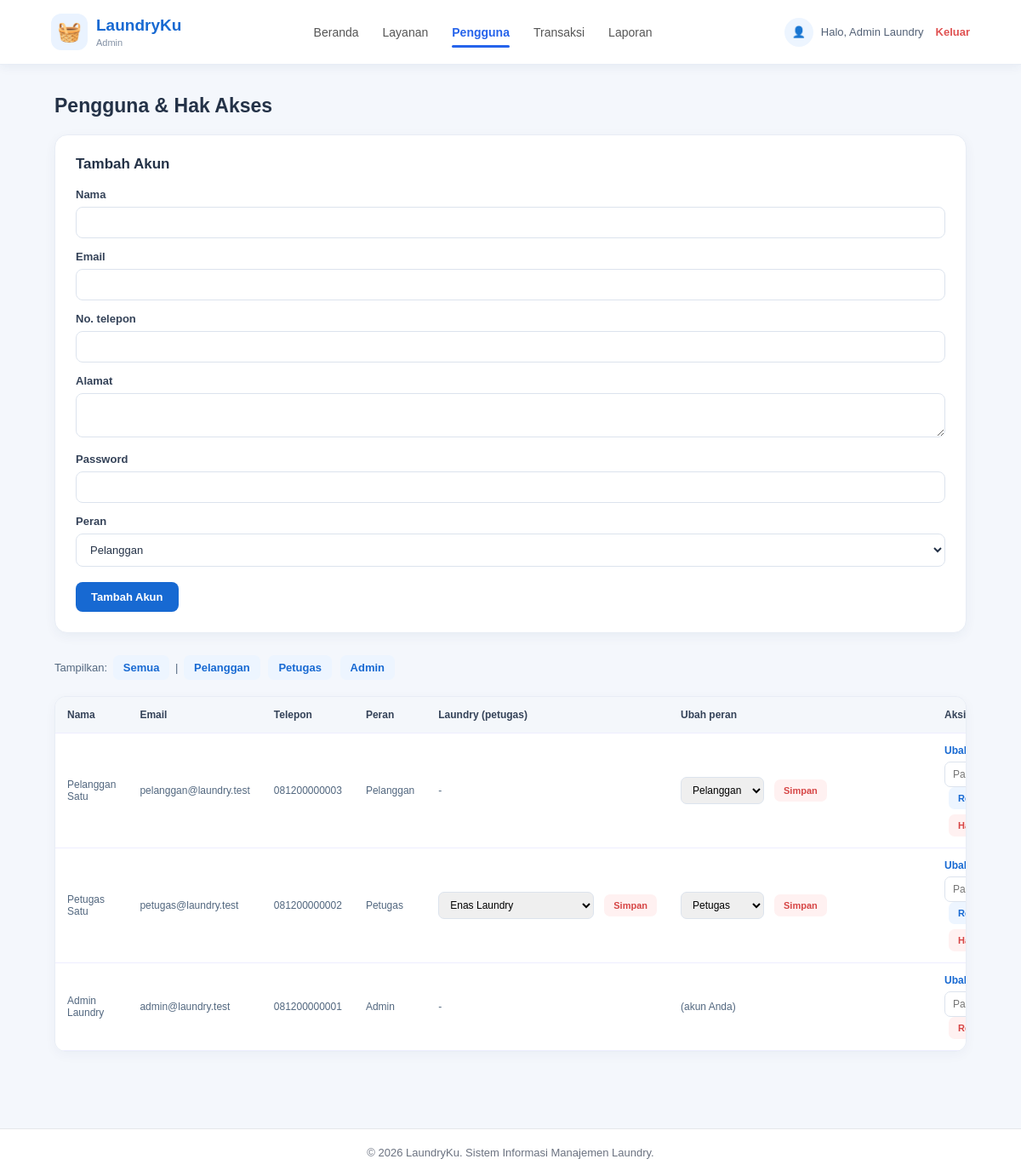
Screenshot of /admin/pengguna.php (signed in) with the database file from the repository.
### tables this page shows
CREATE TABLE tb_pengguna (
  id_pengguna INT(11) AUTO_INCREMENT PRIMARY KEY,
  nama VARCHAR(100) NOT NULL,
  email VARCHAR(100) NOT NULL UNIQUE,
  password VARCHAR(255) NOT NULL,
  no_telepon VARCHAR(15),
  alamat TEXT,
  role ENUM('pelanggan','petugas','admin') NOT NULL DEFAULT 'pelanggan',
  id_laundry INT(11) NULL COMMENT 'khusus petugas: laundry tempat bertugas',
  created_at DATETIME DEFAULT CURRENT_TIMESTAMP
);

CREATE TABLE tb_laundry (
  id_laundry INT(11) AUTO_INCREMENT PRIMARY KEY,
  nama_laundry VARCHAR(100) NOT NULL,
  latitude DECIMAL(10,6) NOT NULL,
  longitude DECIMAL(10,6) NOT NULL,
  alamat VARCHAR(255) NULL,
  kontak VARCHAR(100) NULL,
  jenis_layanan TEXT NULL,
  jam_operasional VARCHAR(100) NULL,
  keterangan TEXT NULL,
  foto_laundry VARCHAR(255) NULL,
  wilayah VARCHAR(50) NULL,
  INDEX idx_nama (nama_laundry)
);

### config/koneksi.php (called while the page is built, shortened)
<?php
function e($s) { return htmlspecialchars((string)$s, ENT_QUOTES, 'UTF-8'); }

### admin/pengguna.php (the view, shortened to what this page needs)
<?php
require_once __DIR__ . '/../config/auth.php';
$roles = ['pelanggan', 'petugas', 'admin'];
$saya = (int)$_SESSION['id_pengguna'];
$daftar_laundry = mysqli_fetch_all(mysqli_query($conn, 'SELECT id_laundry, nama_laundry FROM tb_laundry ORDER BY nama_laundry'), MYSQLI_ASSOC);
$filter = $_GET['role'] ?? '';
if (in_array($filter, $roles, true)) {
    $q = mysqli_prepare($conn, 'SELECT * FROM tb_pengguna WHERE role = ? ORDER BY role, nama');
    mysqli_stmt_bind_param($q, 's', $filter);
    mysqli_stmt_execute($q);
    $daftar = mysqli_stmt_get_result($q);
} else {
    $daftar = mysqli_query($conn, 'SELECT * FROM tb_pengguna ORDER BY role, nama');
}
require __DIR__ . '/_header.php';
?>
<div class="admin-user-page">
<h2>Pengguna &amp; Hak Akses</h2>
<form method="post" class="panel">
  <h3>Tambah Akun</h3>
  <label>Nama</label><input name="nama" required>
  <label>Email</label><input type="email" name="email" required>
  <label>No. telepon</label><input name="no_telepon" maxlength="15">
  <label>Alamat</label><textarea name="alamat" rows="2"></textarea>
  <label>Password</label><input type="password" name="password" required minlength="6">
  <label>Peran</label>
  <select name="role"><?php foreach ($roles as $r): ?><option value="<?= $r ?>"><?= ucfirst($r) ?></option><?php endforeach; ?></select>
  <button type="submit">Tambah Akun</button>
</form>
<p>Tampilkan:
  <a href="pengguna.php">Semua</a> |
  <?php foreach ($roles as $r): ?><a href="pengguna.php?role=<?= $r ?>"><?= ucfirst($r) ?></a> <?php endforeach; ?>
</p>
<div class="tbl-wrap">
<table>
  <tr><th>Nama</th><th>Email</th><th>Telepon</th><th>Peran</th><th>Laundry (petugas)</th><th>Ubah peran</th><th>Aksi</th></tr>
  <?php while ($u = mysqli_fetch_assoc($daftar)): ?>
  <tr>
    <td><?= e($u['nama']) ?></td>
    <td><?= e($u['email']) ?></td>
    <td><?= e($u['no_telepon']) ?></td>
    <td><?= e(ucfirst($u['role'])) ?></td>
    <td>
      <?php if ($u['role'] === 'petugas'): ?>
      <form method="post" style="margin:0">
        <select name="id_laundry" style="width:auto">
          <?php foreach ($daftar_laundry as $lw): ?><option value="<?= (int)$lw['id_laundry'] ?>" <?= (int)$u['id_laundry'] === (int)$lw['id_laundry'] ? 'selected' : '' ?>><?= e($lw['nama_laundry']) ?></option><?php endforeach; ?>
        </select>
        <button type="submit" style="width:auto;margin:0 0 0 6px;padding:4px 10px">Simpan</button>
      </form>
      <?php else: ?>-<?php endif; ?>
    </td>
    <td>
      <?php if ((int)$u['id_pengguna'] === $saya): ?>(akun Anda)
      <?php else: ?>
      <form method="post" style="margin:0">
        <select name="role" style="width:auto"><?php foreach ($roles as $r): ?><option value="<?= $r ?>" <?= $u['role'] === $r ? 'selected' : '' ?>><?= ucfirst($r) ?></option><?php endforeach; ?></select>
        <button type="submit" style="width:auto;margin:0 0 0 6px;padding:4px 10px">Simpan</button>
      </form>
      <?php endif; ?>
    </td>
    <td>
      <a href="pengguna.php?edit=<?= (int)$u['id_pengguna'] ?>">Ubah data</a>
      <form method="post" style="margin:6px 0 0">
        <input type="password" name="password_baru" placeholder="Password baru" minlength="6" required style="width:auto">
        <button type="submit" style="width:auto;margin:0 0 0 6px;padding:4px 10px">Reset</button>
      </form>
      <?php if ((int)$u['id_pengguna'] !== $saya): ?>
      <form method="post" style="margin:6px 0 0" onsubmit="return confirm('Hapus akun ini?')">
        <button type="submit" style="width:auto;margin:0;padding:4px 10px">Hapus</button>
      </form>
      <?php endif; ?>
    </td>
  </tr>
  <?php endwhile; ?>
</table>
</div>
</div>
<?php require __DIR__ . '/_footer.php'; ?>

### admin/_header.php (shortened to what this page needs)
<?php
$halaman_aktif = basename($_SERVER['PHP_SELF']);
?>
<!DOCTYPE html>
<html lang="id">
<head>
    <link rel="stylesheet" href="<?= BASE_URL ?>/assets/style.css">
</head>
<body class="app-page">
<header class="app-header">
    <a class="app-brand" href="<?= BASE_URL ?>/admin/dashboard.php">
        <span class="brand-symbol">🧺</span>
        <span>
            <strong>LaundryKu</strong>
            <small>Admin</small>
        </span>
    </a>
    <nav class="app-nav">
        <a href="<?= BASE_URL ?>/admin/dashboard.php"
        class="<?= $halaman_aktif === 'dashboard.php' ? 'active' : '' ?>">
            Beranda
        </a>
        <a href="<?= BASE_URL ?>/admin/layanan.php"
        class="<?= $halaman_aktif === 'layanan.php' ? 'active' : '' ?>">
            Layanan
        </a>
        <a href="<?= BASE_URL ?>/admin/pengguna.php"
        class="<?= $halaman_aktif === 'pengguna.php' ? 'active' : '' ?>">
            Pengguna
        </a>
        <a href="<?= BASE_URL ?>/admin/transaksi.php"
        class="<?= $halaman_aktif === 'transaksi.php' ? 'active' : '' ?>">
            Transaksi
        </a>
        <a href="<?= BASE_URL ?>/admin/laporan.php"
        class="<?= $halaman_aktif === 'laporan.php' ? 'active' : '' ?>">
            Laporan
        </a>
    </nav>
    <div class="app-user">
        <span class="user-avatar">👤</span>
        <span class="user-name">Halo, <?= e($_SESSION['nama']) ?></span>
        <a class="logout-link" href="<?= BASE_URL ?>/auth/logout.php">Keluar</a>
    </div>
</header>
<main class="app-main">

### admin/_footer.php
</main>
<footer class="app-footer">
    <p>&copy; 2026 LaundryKu. Sistem Informasi Manajemen Laundry.</p>
</footer>
</body>
</html>

### rows the page displays
tb_pengguna: nama "Pelanggan Satu", email "pelanggan@laundry.test", no_telepon "081200000003", role "Pelanggan"
tb_pengguna: nama "Petugas Satu", email "petugas@laundry.test", no_telepon "081200000002", role "Petugas", id_laundry "Enas Laundry"
tb_pengguna: nama "Admin Laundry", email "admin@laundry.test", no_telepon "081200000001", role "Admin", shows "(akun Anda)"

### other values shown
$_SESSION['nama'] "Admin Laundry"
$r "Pelanggan"
$r "Petugas"
$r "Admin"
form field role "Pelanggan"
